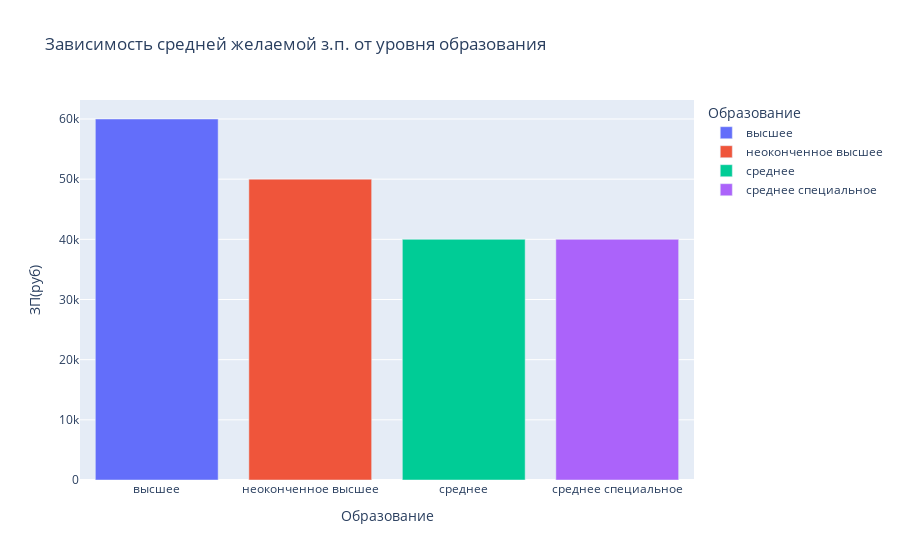

The cell this chart's notebook holds for it:
### Markdown cell above
4. Постройте диаграмму, которая показывает зависимость **медианной** желаемой заработной платы (**"ЗП (руб)"**) от уровня образования (**"Образование"**). Используйте для диаграммы данные о резюме, где желаемая заработная плата меньше 1 млн рублей.
*Сделайте выводы по представленной диаграмме: для каких уровней образования наблюдаются наибольшие и наименьшие уровни желаемой заработной платы? Как вы считаете, важен ли признак уровня образования при прогнозировании заработной платы?*

### Code cell
bar_data = hh_data.groupby(
    by="Образование",
    as_index=False,
)["ЗП(руб)"].median()

edu_bar = px.bar(
    data_frame=bar_data,
    x="Образование",
    y="ЗП(руб)",
    color="Образование",
    title="Зависимость средней желаемой з.п. от уровня образования"
)
edu_bar.show()
edu_bar.write_html("plotly/edu_bar.html")

### Figure 1 — Plotly figure (JSON) as saved in the notebook; plotly's stock layout.template omitted (floating-point values rounded to 4 significant figures)
{"data": [{"alignmentgroup": "True", "hovertemplate": "Образование=%{x}<br>ЗП(руб)=%{y}<extra></extra>", "legendgroup": "высшее", "marker": {"color": "#636efa", "pattern": {"shape": ""}}, "name": "высшее", "offsetgroup": "высшее", "orientation": "v", "showlegend": true, "textposition": "auto", "type": "bar", "x": ["высшее"], "xaxis": "x", "y": [60000], "yaxis": "y"}, {"alignmentgroup": "True", "hovertemplate": "Образование=%{x}<br>ЗП(руб)=%{y}<extra></extra>", "legendgroup": "неоконченное высшее", "marker": {"color": "#EF553B", "pattern": {"shape": ""}}, "name": "неоконченное высшее", "offsetgroup": "неоконченное высшее", "orientation": "v", "showlegend": true, "textposition": "auto", "type": "bar", "x": ["неоконченное высшее"], "xaxis": "x", "y": [50000], "yaxis": "y"}, {"alignmentgroup": "True", "hovertemplate": "Образование=%{x}<br>ЗП(руб)=%{y}<extra></extra>", "legendgroup": "среднее", "marker": {"color": "#00cc96", "pattern": {"shape": ""}}, "name": "среднее", "offsetgroup": "среднее", "orientation": "v", "showlegend": true, "textposition": "auto", "type": "bar", "x": ["среднее"], "xaxis": "x", "y": [40000], "yaxis": "y"}, {"alignmentgroup": "True", "hovertemplate": "Образование=%{x}<br>ЗП(руб)=%{y}<extra></extra>", "legendgroup": "среднее специальное", "marker": {"color": "#ab63fa", "pattern": {"shape": ""}}, "name": "среднее специальное", "offsetgroup": "среднее специальное", "orientation": "v", "showlegend": true, "textposition": "auto", "type": "bar", "x": ["среднее специальное"], "xaxis": "x", "y": [40000], "yaxis": "y"}], "layout": {"barmode": "relative", "legend": {"title": {"text": "Образование"}, "tracegroupgap": 0}, "title": {"text": "Зависимость средней желаемой з.п. от уровня образования"}, "xaxis": {"anchor": "y", "categoryarray": ["высшее", "неоконченное высшее", "среднее", "среднее специальное"], "categoryorder": "array", "domain": [0, 1], "title": {"text": "Образование"}}, "yaxis": {"anchor": "x", "domain": [0, 1], "title": {"text": "ЗП(руб)"}}}}
